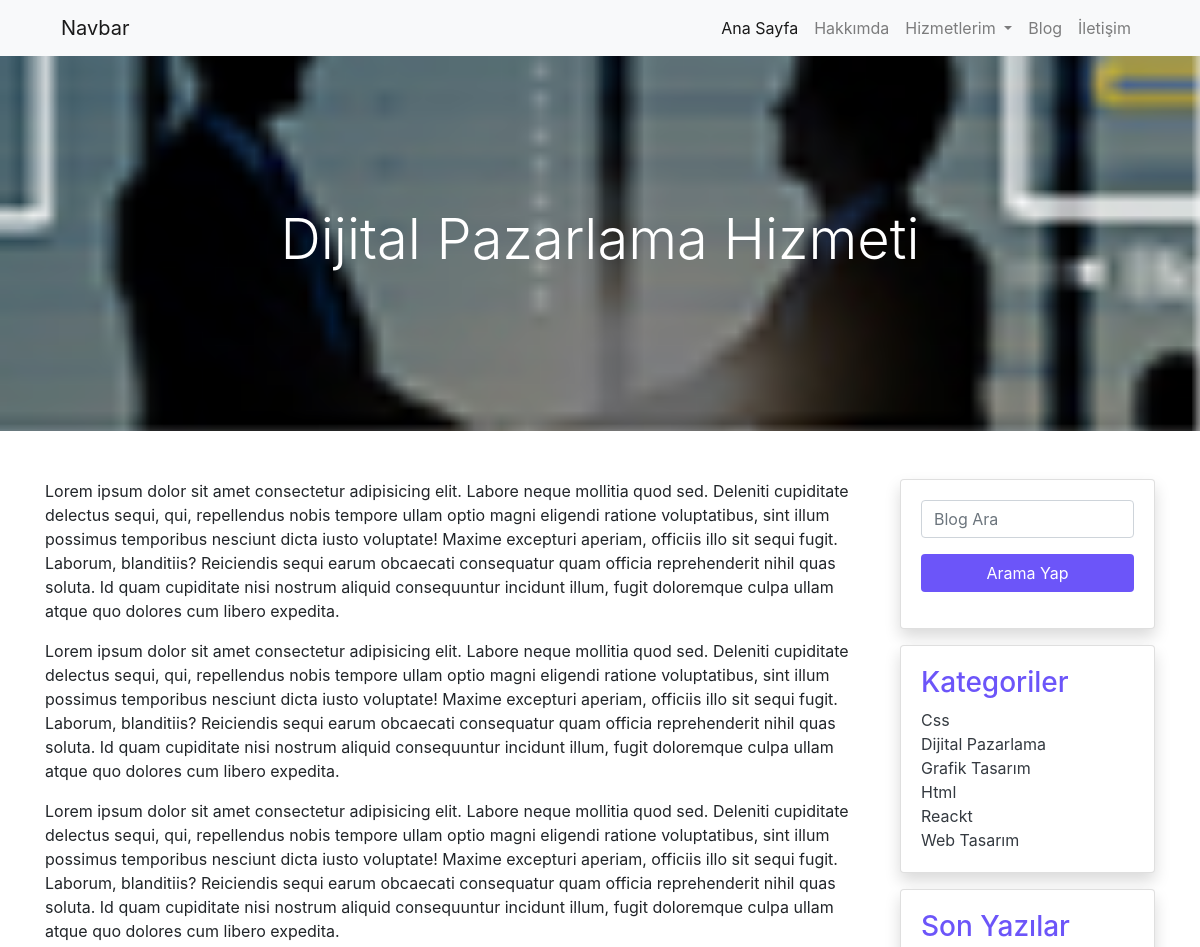
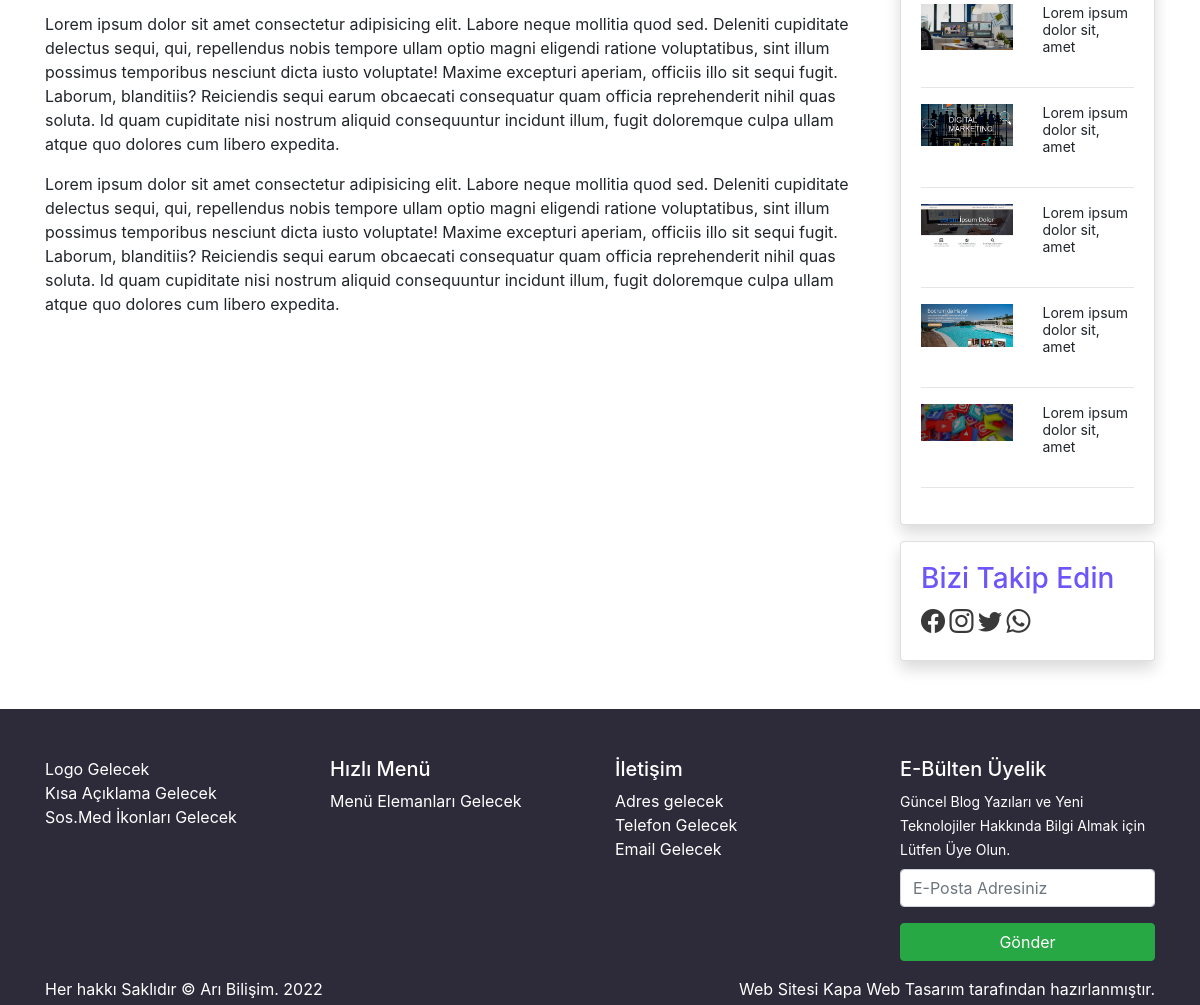
/samplepage.php?id=8, run on the app's committed database (2 pictures, top to bottom).
### tables this page shows
CREATE TABLE IF NOT EXISTS `sayfalar` (
  `id` int(11) NOT NULL AUTO_INCREMENT,
  `baslik` varchar(100) NOT NULL,
  `icerik` text NOT NULL,
  `meta` varchar(160) NOT NULL,
  `foto` varchar(50) NOT NULL,
  `fotoalt` varchar(90) NOT NULL,
  `seotitle` varchar(70) NOT NULL,
  `durum` varchar(10) NOT NULL,
  `sayfaturu` varchar(10) NOT NULL,
  `tarih` varchar(10) NOT NULL,
  PRIMARY KEY (`id`)
);

CREATE TABLE IF NOT EXISTS `kategoriler` (
  `id` int(11) NOT NULL AUTO_INCREMENT,
  `kategori` varchar(25) NOT NULL,
  `katturu` varchar(15) NOT NULL,
  `ustkat` varchar(30) NOT NULL,
  `meta` text NOT NULL,
  PRIMARY KEY (`id`)
);

CREATE TABLE IF NOT EXISTS `yazilar` (
  `id` int(11) NOT NULL AUTO_INCREMENT,
  `baslik` varchar(100) NOT NULL,
  `icerik` text NOT NULL,
  `meta` varchar(160) NOT NULL,
  `foto` varchar(150) NOT NULL,
  `fotoalt` varchar(100) NOT NULL,
  `kategori` varchar(25) NOT NULL,
  `tarih` varchar(11) NOT NULL,
  `durum` varchar(15) NOT NULL,
  PRIMARY KEY (`id`)
);

CREATE TABLE IF NOT EXISTS `ayarlar` (
  `id` int(11) NOT NULL AUTO_INCREMENT,
  `adres` varchar(100) NOT NULL,
  `telefon` varchar(15) NOT NULL,
  `email` varchar(100) NOT NULL,
  `harita` text NOT NULL,
  `tanitim` text NOT NULL,
  `logo` varchar(100) NOT NULL,
  `blogbanner` varchar(100) NOT NULL,
  `iletisimbanner` varchar(100) NOT NULL,
  `facebook` varchar(50) NOT NULL,
  `instagram` varchar(50) NOT NULL,
  `twitter` varchar(50) NOT NULL,
  `whatsapp` varchar(100) NOT NULL,
  `analitik` text NOT NULL,
  `konsol` text NOT NULL,
  `piksel` text NOT NULL,
  `copy` varchar(60) NOT NULL,
  PRIMARY KEY (`id`)
);

### samplepage.php (the view)
<?php
require_once('header.php');
$id = $_GET['id'];
$sorgu_hizmet = $db -> prepare('select * from sayfalar where id=?');
$sorgu_hizmet -> execute(array($id));
$satir_hizmet = $sorgu_hizmet -> fetch();
?>
<section id="hizmetBanner" class="py-15" style="background-image: url('<?php echo substr($satir_hizmet['foto'],3); ?>');">
    <div class="container">
        <div class="row">
            <div class="col-12 text-center">
                <h1 class="display-4 text-white"><?php echo $satir_hizmet['baslik']; ?></h1>
            </div>
        </div>
    </div>
</section>
<section id="hizmetContent" class="py-5">
    <div class="container">
        <div class="row">
            <div class="col-md-9">
                <main>
                    <?php echo $satir_hizmet['icerik']; ?>
                </main>
            </div>
            <?php require_once('sidebar.php'); ?>
        </div>
    </div>
</section>
<?php require_once('footer.php'); ?>

### sidebar.php
<div class="col-md-3">
    <div class="row">
        <div class="col-12">
            <div class="card shadow">
                <div class="card-body">
                    <form method="get">
                        <div class="form-group">
                            <input type="search" name="arama" placeholder="Blog Ara" class="form-control">
                        </div>
                        <div class="form-group">
                            <input type="submit" value="Arama Yap" class="btn btn-mor w-100">
                        </div>
                    </form>
                </div>
            </div>
        </div>
    </div>
    <div class="row my-3">
        <div class="col-12">
            <div class="card shadow">
                <div class="card-body">
                    <h3 class="mor">Kategoriler</h3>
                    <?php
                    $sorgu_katlist = $db->prepare('select * from kategoriler order by kategori asc');
                    $sorgu_katlist->execute();
                    if ($sorgu_katlist->rowCount()) {
                        foreach ($sorgu_katlist as $satir_katlist) {
                    ?>
                            <a href="kategoripage.php?kategori=<?php echo $satir_katlist['kategori']; ?>" class="text-dark text-decoration-none"><?php echo $satir_katlist['kategori']; ?></a><br>
                    <?php
                        }
                    }
                    ?>
                </div>
            </div>
        </div>
    </div>
    <div class="row">
        <div class="col-12">
            <div class="card shadow">
                <div class="card-body">
                    <h3 class="mor">Son Yazılar</h3>
                    <?php
                    $sorgu_yazilar = $db->prepare('select * from yazilar order by id desc limit 5');
                    $sorgu_yazilar->execute();
                    if ($sorgu_yazilar->rowCount()) {
                        foreach ($sorgu_yazilar as $satir_yazilar) {
                    ?>
                            <div class="row mt-2">
                                <div class="col-md-6">
                                    <a href="sample.php?id=<?php echo $satir_yazilar['id']; ?>">
                                        <img src="<?php echo substr($satir_yazilar['foto'], 3); ?>" alt="<?php echo $satir_yazilar['fotoalt']; ?>" class="img-fluid">
                                    </a>
                                </div>
                                <div class="col-md-6 smallYazi">
                                    <small><?php echo substr($satir_yazilar['icerik'], 0, 30); ?></small>
                                </div>
                            </div>
                            <hr>
                    <?php
                        }
                    }
                    ?>
                </div>
            </div>
        </div>
    </div>
    <div class="row mt-3 sosmed">
        <div class="col-12">
            <div class="card shadow">
                <div class="card-body">
                    <h3 class="mor">Bizi Takip Edin</h3>
                    <?php
                    $sorgu_sosmed = $db->prepare('select * from ayarlar');
                    $sorgu_sosmed->execute();
                    $satir_sosmed = $sorgu_sosmed->fetch();
                    if ($sorgu_sosmed->rowCount()) {
                    ?>
                        <a href="<?php echo $satir_sosmed['facebook']; ?>" target="_blank"><i class="bi bi-facebook"></i></a>
                        <a href="<?php echo $satir_sosmed['instagram']; ?>" target="_blank"><i class="bi bi-instagram"></i></a>
                        <a href="<?php echo $satir_sosmed['twitter']; ?>" target="_blank"><i class="bi bi-twitter"></i></a>
                        <a href="<?php echo $satir_sosmed['whatsapp']; ?>" target="_blank"><i class="bi bi-whatsapp"></i></a>
                    <?php
                    }
                    ?>
                </div>
            </div>
        </div>
    </div>
</div>

### footer.php (shortened to what this page needs)
<section id="footer" class="pt-5 pb-1 text-white">
    <div class="container">
        <div class="row">
            <div class="col-md-3">
                Logo Gelecek <br> Kısa Açıklama Gelecek <br> Sos.Med İkonları Gelecek
            </div>
            <div class="col-md-3">
                <h5>Hızlı Menü</h5>
                Menü Elemanları Gelecek
            </div>
            <div class="col-md-3">
                <h5>İletişim</h5>
                Adres gelecek <br> Telefon Gelecek <br> Email Gelecek
            </div>
            <div class="col-md-3">
                <h5>E-Bülten Üyelik</h5>
                <small>Güncel Blog Yazıları ve Yeni Teknolojiler Hakkında Bilgi Almak için Lütfen Üye Olun.</small>
                <form method="post" class="mt-2">
                    <div class="form-group">
                        <input type="email" name="email" class="form-control" placeholder="E-Posta Adresiniz">
                    </div>
                    <div class="form-group">
                        <input type="submit" value="Gönder" class="btn btn-success w-100">
                    </div>
                </form>
            </div>
        </div>
        <div class="row">
            <div class="col-md-6">
                <?php
                $sorgu_bottom = $db->prepare('select * from ayarlar order by id desc limit 1');
                $sorgu_bottom->execute();
                $satir_bottom = $sorgu_bottom->fetch();
                echo $satir_bottom['copy'].' '.date('Y');
                ?>
            </div>
            <div class="col-md-6 text-right">
                Web Sitesi <a href="#">Kapa Web Tasarım</a> tarafından hazırlanmıştır.
            </div>
        </div>
    </div>
</section>
</body>
</html>

### css/style.css (style rules this page uses)
#footer { background-color: #2d2b3a; }
#footer a { color: #fff; }
.py-15 { padding-top: 150px; padding-bottom: 150px; }
.mor { color: #6c55f9; }
.btn-mor { background-color: #6c55f9; color: #fff; }
.smallYazi p { line-height: 16px !important; }
.sosmed a { color: #393939 !important; font-size: 24px !important; }
#hizmetBanner { background-size: cover; background-position: center center; background-repeat: no-repeat !important; background-attachment: fixed; }

### data on the page
sayfalar: foto (picture), baslik "Dijital Pazarlama Hizmeti", icerik "Lorem ipsum dolor sit amet consectetur adipisicing elit. Labore neque mollitia quod sed. Deleniti cupiditate delectus sequi, qui, repellendus nobis tempore ullam optio magni eligendi ratione voluptatibus, sint illum possimus temporibus nesciunt dicta iusto voluptate! Maxime excepturi aperiam, officiis illo sit sequi fugit. Laborum, blanditiis? Reiciendis sequi earum obcaecati consequatur quam officia reprehenderit nihil quas soluta. Id quam cupiditate nisi nostrum aliquid consequuntur incidunt illum, fugit doloremque culpa ullam atque quo dolores cum libero expedita. Lorem ipsum dolor sit amet consectetur adipisicing elit. Labore neque mollitia quod sed. Deleniti cupiditate delectus sequi,…"
kategoriler: kategori "Css"
kategoriler: kategori "Dijital Pazarlama"
kategoriler: kategori "Grafik Tasarım"
kategoriler: kategori "Html"
kategoriler: kategori "Reackt"
kategoriler: kategori "Web Tasarım"
yazilar: foto (picture), icerik "Lorem ipsum dolor sit, amet"
yazilar: foto (picture), icerik "Lorem ipsum dolor sit, amet"
yazilar: foto (picture), icerik "Lorem ipsum dolor sit, amet"
yazilar: foto (picture), icerik "Lorem ipsum dolor sit, amet"
yazilar: foto (picture), icerik "Lorem ipsum dolor sit, amet"
ayarlar: copy "Her hakkı Saklıdır © Arı Bilişim."
